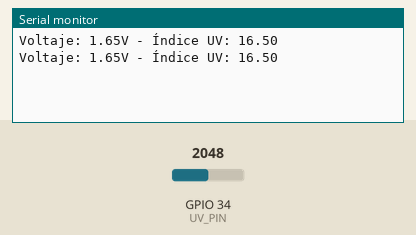
This sketch was run on a simulated ESP32. Shown: the last lines printed to the serial monitor. The inputs (shaded band) are chosen by the test bench; at power-on: GPIO 34 (UV_PIN) = 2048.

Above: at 1.8 s.
1.9 s: GPIO 34 (UV_PIN) set to 2866
At 2.8 s:
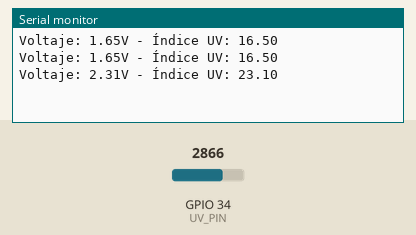
3.4 s: GPIO 34 (UV_PIN) set to 3603
At 4.5 s:
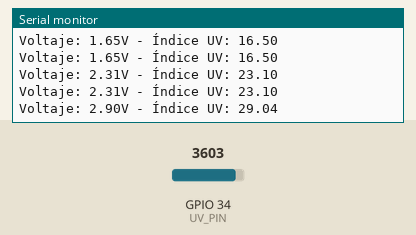
Timing chart, 0 to 6.4 s (numbered marks = the images above; inputs shaded):
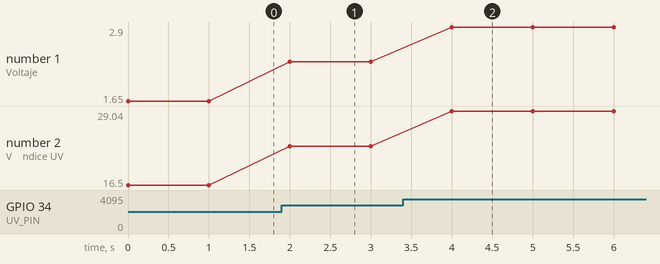

Measured:
- after the input at 1.9 s, the serial monitor: prints a new line after 0.10 s (image 1)
- after the input at 3.4 s, the serial monitor: prints a new line after 0.60 s (image 2)
- plotted number 1: 1.65 → 2.31 after the input at 1.9 s, 2.31 → 2.9 after the input at 3.4 s
- plotted number 2: 16.5 → 23.1 after the input at 1.9 s, 23.1 → 29.04 after the input at 3.4 s

The sketch:

esp32_guva_local.ino
```cpp
const int UV_PIN = 34; // Pin ADC donde está conectado SIG

void setup() {
  Serial.begin(115200);
}

void loop() {
  int rawValue = analogRead(UV_PIN);
  float voltage = (rawValue * 3.3) / 4095.0; // Conversión a voltaje para ESP32

  // Fórmula típica: Vout(mV) / 0.1mV = Índice UV aprox.
  float uvIndex = (voltage * 1000) / 100.0;

  Serial.print("Voltaje: ");
  Serial.print(voltage);
  Serial.print("V - Índice UV: ");
  Serial.println(uvIndex);

  delay(1000);
}
```
